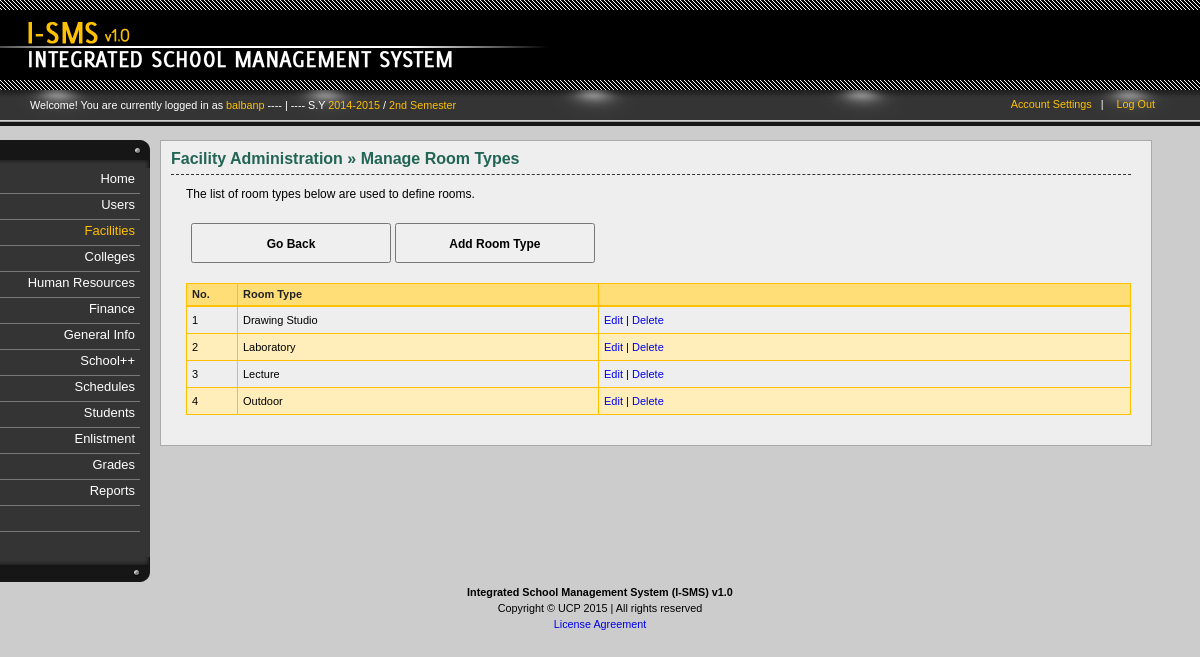
Screenshot of /facilities-room_type.php (signed in) with the database file from the repository.
### _system/_config/sys_config.php (called while the page is built, shortened)
<?php
		$DIR_SERVER_FOLDER = "";
		$DIR_CSS_DEFAULT = "http://" . $_SERVER['HTTP_HOST'] . $DIR_SERVER_FOLDER . "/design/default/css/";
?>

### _libs/classes/fix.inc.php (called while the page is built, shortened)
<?php
	class SchoolYear2{
		function __construct($year_id, $start, $end, $active){
			$this->start = $start;
			$this->end = $end;
		}
	}
	class Semester2{
		function __construct($semester_id, $description, $shorthand, $active){
			$this->description = $description;
		}
	}
	class FixManager{
		private $conn = null;
		function __construct($conn = null){
			if($conn !== null){
				$this->conn = $conn;
			} else {
				$this->error = "No defined connection.";
			}
		}
		function GetActiveSchoolYear(){
			$years = null;
			if($this->conn == null){
				$error = "No defined connection.";
				return null;
			} else {
				$conn = $this->conn;
				$query = "SELECT SchoolYearID, Start, End, Active FROM `sch-school_years` WHERE Active=1 ";
				$query .= "ORDER BY Start";
				$result = $conn->query($query);
				if($conn->error <> ""){
					$this->error = $conn->error;
				} else {
					$years = array();
					$ctr = 0;
					if($result->num_rows > 0){
						while($row = $result->fetch_assoc()){
							$years[$ctr] = new SchoolYear2($row['SchoolYearID'], $row['Start'], $row['End'], $row['Active']);
							$ctr++;
						}
					}
				}
			}
			return $years;
		}
		function GetActiveSemester(){
			$semesters = null;
			if($this->conn == null){
				$error = "No defined connection.";
				return null;
			} else {
				$conn = $this->conn;
				$query = "SELECT SemesterID, Description, Shorthand, Active FROM `sch-semesters` ";
				$query .= "WHERE 1=1 AND Active=1 ";
				$result = $conn->query($query);
				if($conn->error <> ""){
					$this->error = $conn->error;
				} else {
					$semesters = array();
					$ctr = 0;
					if($result->num_rows > 0){
						while($row = $result->fetch_assoc()){
							$semesters[$ctr] = new Semester2($row['SemesterID'], $row['Description'], $row['Shorthand'], $row['Active']);
							$ctr++;
						}
					}
				}
			}
			return $semesters;
		}
	}
?>

### _libs/classes/fclts.inc.php (called while the page is built, shortened)
<?php
	class RoomTypes{
		function __construct($_type_id, $_description){
			$this->type_id		= $_type_id;
			$this->description	= $_description;
		}
	}
	class FacilitiesManager{
		public $error = array();
		private $conn = null;
		function __construct($conn = null){
			if($conn !== null){
				$this->conn = $conn;
			} else {
				$this->error = "No defined connection.";
			}
		}
		function GetRoomTypes($type_id = null){
			$types = null;
			if($this->conn == null){
				$this->error[sizeof($this->error)] = "No defined connection.";
				return null;
			} else {
				$conn = $this->conn;
				$query = "SELECT TypeID, Description FROM `bldg-room_types` ";
				$query .= "ORDER BY Description ";
				$result = $conn->query($query);
				if($conn->error <> ""){
					$this->error = $conn->error;
				} else {
					$types = array();
					$ctr = 0;
					if($result->num_rows > 0){
						while($row = $result->fetch_assoc()){
							$types[$ctr] = new RoomTypes($row['TypeID'], $row['Description']);
							$ctr++;
						}
					}
				}
			}
			return $types;
		}
	}
?>

### facilities-room_type.php (the view, shortened to what this page needs)
<?php
	require_once("_system/_config/sys_config.php");
	require_once(CLASSLIST . "user.inc.php");
	require_once(CLASSLIST . "menu.inc.php");
	require_once(CLASSLIST . "fclts.inc.php");
	if(isset($_SESSION['UserInfo'])){
		$UserInfo = unserialize($_SESSION['UserInfo']);
	} else {
		header("Location: index.php?error=2");
		exit();
	}
	$ISMS = new ISMSConnection(CONNECTION_TYPE);
	$conn = $ISMS->GetConnection();
	$hnd = new FacilitiesManager($conn);
	$statuses = $hnd->GetRoomTypes();
?>
<!DOCTYPE html PUBLIC "-//W3C//DTD XHTML 1.0 Transitional//EN" "http://www.w3.org/TR/xhtml1/DTD/xhtml1-transitional.dtd">
<html lang="en-US" xml:lang="en-US" xmlns="http://www.w3.org/1999/xhtml">
	<head>
<?php
	require_once("_system/_config/head_config.php");
	echo "<link rel=\"stylesheet\" href=\"" . $DIR_CSS_DEFAULT . "home.css\" />";
	echo "<link rel=\"stylesheet\" href=\"" . $DIR_CSS_DEFAULT . "verticalnav.css\" />";
	echo "<link rel=\"stylesheet\" href=\"" . $DIR_CSS_DEFAULT . "columns.css\" />";
	echo "<link rel=\"stylesheet\" href=\"" . $DIR_CSS_DEFAULT . "content.css\" />";
	echo "<link rel=\"stylesheet\" href=\"" . $DIR_CSS_DEFAULT . "actions.css\" />";
	echo "<link rel=\"stylesheet\" href=\"" . $DIR_CSS_DEFAULT . "tables.css\" />";
	echo "<link rel=\"stylesheet\" href=\"" . $DIR_CSS_DEFAULT . "tweaks.css\" />";
?>
	</head>
	<body id="facilities">
		<div id="container">
			<div id="header">
				<?php require_once("_system/main/banner.inc.php"); ?>
				<?php require_once("_system/main/dashboard.inc.php"); ?>
			</div><?php  ?>
			<div id="body">
				<div class="content">
					<div class="column" id="column-first">
						<?php require_once("_system/main/mainmenu.inc.php"); ?>
					</div>
					<div class="column" id="column-second">
						<div class="inner">
							<h1>
								<span class="Highlight">Facility Administration &raquo; Manage Room Types</span>
							</h1>
							<p class="">The list of room types below are used to define rooms.</p>
							<div id="actions">
								<p class="action">
									<input type="button" value="Go Back" onclick="window.location='facilities.php'" />
									<input type="button" value="Add Room Type" onclick="window.location='facilities-room_type-add.php'" />
								</p>
							</div>
							<div class="table">
								<table class="positions" cellspacing="0" title="">
									<thead>
										<th id="Count">No.</th>
										<th id="Position">Room Type</th>
										<th id="Actions"></th>
									</thead>
									<?php
										$ctr = 0;
										foreach($statuses as $item){
											$ctr++;
											if($ctr % 2 == 0){
												echo "<tr class=\"even\">";
											} else {
												echo "<tr class=\"odd\">";
											}
												echo "<td>{$ctr}</td>";
												echo "<td>{$item->description}</td>";
												echo "<td class=\"Actions\">";
													echo "<a href=\"facilities-room_type-edit.php?id={$item->type_id}\">Edit</a>";
													echo " | ";
													echo "<a href=\"facilities-room_type-process.php?id={$item->type_id}&action=delete\" onclick=\"return confirm('Delete room type? Click OK to continue.')\">Delete</a>";
												echo "</td>";
											echo "</tr>";
										}
									?>
								</table>
							</div>
						</div>
					</div>
				</div>
			</div><?php  ?>
			<div id="footer">
				<?php require_once("_system/main/footer.inc.php"); ?>
			</div><?php  ?>
		</div>
	</body>
</html>

### _system/main/dashboard.inc.php (shortened to what this page needs)
<div id="dashboard">
	<div class="inner">
		<p class="greetings">Welcome! You are currently logged in as
			<span class="highlight">
				<?php echo $UserInfo->username; ?>
			</span>
			<?php
				require_once(CLASSLIST . 'fix.inc.php');
				$ISMS2 = new ISMSConnection(CONNECTION_TYPE);
				$conn2 = $ISMS2->GetConnection();
				$dash = new FixManager($conn2);
				$tmp_sy = $dash->GetActiveSchoolYear();
				$tmp_sem = $dash->GetActiveSemester();
				$curr_sy = $tmp_sy[0]->start . "-" . $tmp_sy[0]->end;
				$curr_sem = $tmp_sem[0]->description;
				if(isset($curr_sy)){
					echo " ---- | ---- S.Y <span class=\"highlight\">" . $curr_sy;
					echo "</span> / <span class=\"highlight\">" . $curr_sem . "</span>";
				}
			?>
		</p>
		<div class="options">
			<ul>
				<li><a href="account-settings.php">Account Settings</a>&nbsp;&nbsp;&nbsp;|</li>
				<li><a href="logout.php">Log Out</a></li>
			</ul>
		</div>
	</div>
</div>

### design/default/css/general.css (style rules this page uses)
html { font: 67.5% Arial, Tahoma, Verdana, "Times New Roman"; }
body { font-size: 100%; background-color: #f0efef; background-color: #ccc; background-image: url(../images/logo.png); padding-bottom: 20px; }
#header { height: 90px; background-color: #000; }
p { line-height: 1.5em; }
p.action input { width: 200px; height: 40px; font-weight: bold; font-family: Arial!important; }
p.action { font-size: 14px!important; }

### design/default/css/home.css (style rules this page uses)
#header { margin-bottom: 50px; }
#dashboard .inner { display: block; height: 24px; padding: 7px 0px 5px 30px; background-image: url("../images/dashboard.png"); background-color: #000; position:relative; }
#dashboard .options { position: absolute;right: 35px;top: 9px; width: 200px; text-align: right; }
#dashboard .options a { color: #ffc000; text-decoration: none }
#dashboard .options ul li { display: inline; margin-right: 10px; color: #fff; }
#dashboard .greetings { margin-top: 0px; color: #fff; }
#dashboard .inner .greetings .highlight { color: #ffc000; }

### design/default/css/columns.css (style rules this page uses)
.content div.column { float: left; }
#column-first { width: 160px; }
#column-second { width: 80%; background-color: #eee; border: 1px solid #aaa; padding: 10px 20px 30px 10px; color: 333; overflow: hidden; }

### design/default/css/content.css (style rules this page uses)
div#body { padding-bottom: 20px; }
div#column-second h1 { font-size: 16px; padding: 10px 30px 7px 0px; border-bottom: 1px dashed #333; margin-top: 10px; }
div#column-second h1:first-child { font-size: 16px; padding: 0px 30px 7px 0px; border-bottom: 1px dashed #333; margin-top: 0px; border-top: 0; }
div#column-second h1 span.Highlight { color: #226555; font-weight: bold; }
div#column-second p { margin: 10px 20px 0px 15px; font-size: 12px; }
div#actions p { font-size: 11px; }
div#actions input { font-size: 12px; font-family: "Century Gothic", Arial, Tahoma, Verdana, "Times New Roman" }

### design/default/css/actions.css (style rules this page uses)
div#actions { margin: 5px 0px 0px 0px; padding: 5px 5px 10px 5px; }
p.action input { padding: 3px 10px 2px 10px; }

### design/default/css/tables.css (style rules this page uses)
div.table { margin-left: 15px; margin-top: 10px; font-size: 11px; }
div.table table { border: 1px solid #ffc000; }
div.table table thead th { background-color: #ffdd77; border-bottom: 2px solid #ffc000; color: #222; font-weight: bold; }
div.table table thead th, div.table table td { padding: 5px 5px 5px 5px; text-align:left; }
div.table table th,div.table table td { border-right: 1px solid #ffc000; border-bottom: 1px solid #ffc000; }
div.table table td { cursor: pointer; line-height: 16px; }
div.table table.positions { width: 100%; }
div.table td.Actions a { text-decoration: none; }
div.table td { vertical-align: middle; }
div.table th { vertical-align: middle; }
table.positions th#Count { width: 40px; }
table.positions th#Position { width: 350px; }
tr.even { background-color: #ffeeb9; }

### rows the page displays
sch-school_years: curr_sy "2014-2015"
sch-semesters: Description "2nd Semester"
bldg-room_types: Description "Drawing Studio"
bldg-room_types: Description "Laboratory"
bldg-room_types: Description "Lecture"
bldg-room_types: Description "Outdoor"

### other values shown
$UserInfo->username "balbanp"
$MenuItem->display "Home"
$MenuItem->display "Users"
$MenuItem->display "Facilities"
$MenuItem->display "Colleges"
$MenuItem->display "Human Resources"
$MenuItem->display "Finance"
$MenuItem->display "General Info"
$MenuItem->display "School++"
$MenuItem->display "Schedules"
$MenuItem->display "Students"
$MenuItem->display "Enlistment"
$MenuItem->display "Grades"
$MenuItem->display "Reports"
